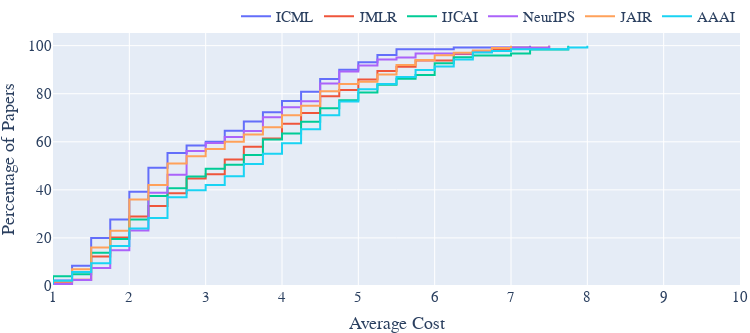

Source (notebook cell):
### Code cell
# CDF plot as well to provide more information than Histogram
fig = px.ecdf(df, x="Average", color="source", ecdfnorm="percent")
layout_adapt = layout.copy()
del layout_adapt["xaxis"]
del layout_adapt["yaxis"]
layout_adapt["yaxis_title"] = "Percentage of Papers"
layout_adapt["xaxis_title"] = "Average Cost"
layout_adapt["xaxis_range"] = [1,10]
#layout_adapt["yaxis"]["range"] = [0,1]
fig.update_layout(layout_adapt)
#fig.update_xaxes(dtick=0.1)
fig.write_image("latex/plots/CDF_average_cost.pdf")
fig.show()
